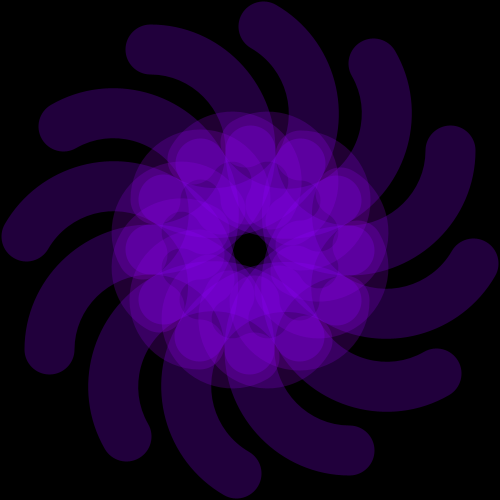
Frame 1 (no input)
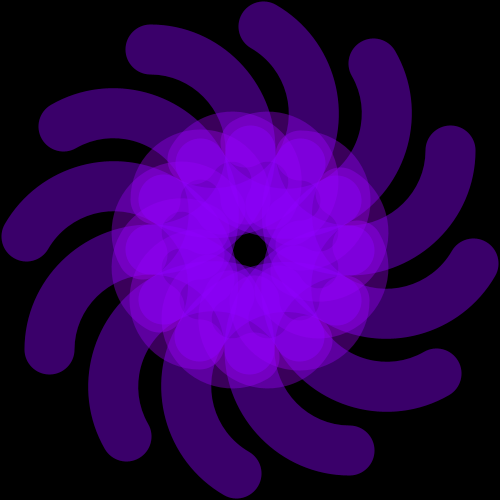
Frame 2 (the mouse pressed at the canvas centre, redrawn once)

The Processing sketch that drew these frames (run headless with seeded random() and noise(); the mouse was pressed at the canvas centre and the sketch redrawn once):

// Processing sketch: processing_85244
// ── processing_85244.pde

void setup()
{ //la taille de mon sketc
  size (500,500);
  smooth();
  background(0);
  noFill();
}
void draw ()
{ //je crée une boucle for pour faire tourner mes arcs
    translate(width/2,height/2);
  for (int i=0;i<360;i+=30)
  {
    rotate(radians(30));
    //contour de l'arc
    strokeWeight(50);
    stroke(#A500FF,50);
    //arc1
    arc(50, 50, 90, 90, 0, PI); 
  } 
    //arc2
     for (int i=0;i<360;i+=30)
  {
    rotate(radians(30));
    stroke(#8B00FF,60);
arc(100,100, 200, 200, HALF_PI, PI+HALF_PI);

      }
      noLoop();
}
